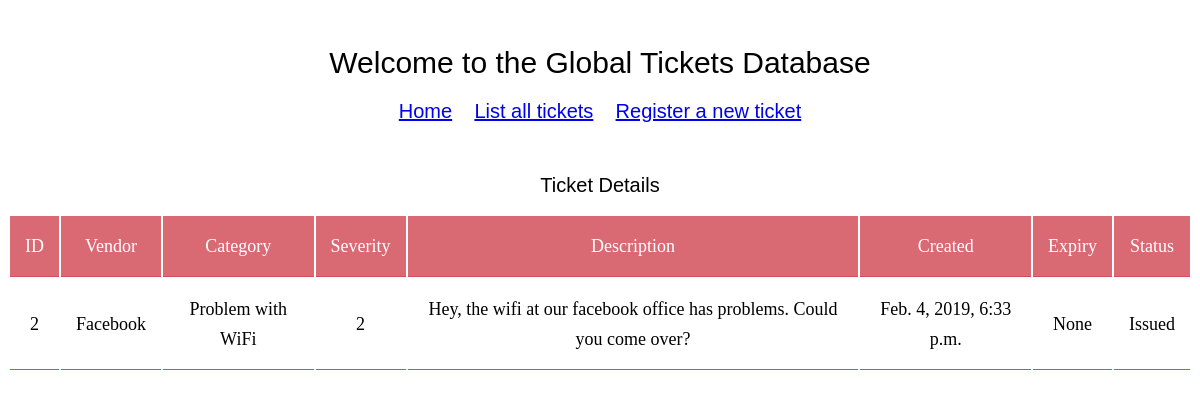
The page /support/2/detail/ on the database its author committed.
### support/models.py (models this page shows, shortened)
class Ticket(models.Model):
    SEVERITY_CHOICES = (
        (4, 1),  # severity 1 to be resolved in 4 hours
        (24, 2), # severity 2 to be resolved in 24 hours
        (72, 3), # severity 3 to be resolved in 72 hours / 3 days
        (168, 4), # severity 4 to be resolved in 168 hours / 7 days
        (720, 5), # severity 5 to be resolved in 720 hours / 30 days
        )
    STATUS_CHOICES = (
        ('Issued', 'Issued'), # ticket raised but not assigned
        ('In Process', 'In Process'), # ticket assigned
        ('Resolved', 'Resolved'), # ticket resolved
        ('Cancelled', 'Cancelled'),
    )
    vendor = models.ForeignKey(Vendor, on_delete=models.CASCADE)
    category = models.ForeignKey(Category, on_delete=models.CASCADE)
    severity = models.PositiveIntegerField(choices=SEVERITY_CHOICES)
    description = models.CharField(max_length=255)
    status = models.CharField(max_length=20, choices=STATUS_CHOICES, default='Issued')
    created_at = models.DateTimeField(auto_now_add=True)
    updated_at = models.DateTimeField(auto_now=True)
    expiry = models.DateTimeField(blank=True, null=True)

class Vendor(models.Model):
    vendor = models.CharField(max_length=25)
    def __str__(self):
        return self.vendor

class Category(models.Model):
    CATEGORY_CHOICES = (
        ('Website Down', 'Website Down'),
        ('Problem with WiFi', 'Problem with WiFi'),
        ('Server Down', 'Server Down'),
        ('Cannot Login', 'Cannot Login'),
        ('Critical Bug','Critical Bug'),
        ('Problem with Billing System','Problem with Billing System'),
    )
    category = models.CharField(max_length=50, choices=CATEGORY_CHOICES)
    class Meta:
        verbose_name_plural = "categories"
    def __str__(self):
        return self.category

### support/views.py (the view)
# urls.py: path('<int:pk>/detail/', views.DetailView.as_view(), name='detail'),
class DetailView(generic.DetailView):
    model = Ticket
    template_name = 'support/detail.html'

### support/templates/support/detail.html
{% extends "support/base.html" %}
{% block content %}
<h2>Ticket Details</h2>
<div style="overflow-x:auto;">
<table>
    <tr>
        <th>ID</th>
        <th>Vendor</th>
        <th>Category</th>
        <th>Severity</th>
        <th>Description</th>
        <th>Created</th>
        <th>Expiry</th>
        <th>Status</th>
    </tr>
    <tr>
        <td>{{ ticket.id }}</a></td>
        <td>{{ ticket.vendor }}</td>
        <td>{{ ticket.category }}</td>
        <td>{{ ticket.get_severity_display }}</td>
        <td>{{ ticket.description }}</td>
        <td>{{ ticket.created_at }}</td>
        <td>{{ ticket.expiry }}</td>
        <td>{{ ticket.status }}</td>
    </tr>
</table>
</div>
{% endblock %}

### support/static/support/style.css (style rules this page uses)
h2, label { font: 20px Consolas, sans-serif; text-align: center; }
table { align-content: center; margin-left: auto; margin-right: auto; table-layout: auto; }
tr, th, td { font: 18px/30px Consolas, serif; padding: 15px; text-align: center; border-bottom: 1px solid #d24f5a; }
th { background-color: #d96a73; color: white; }

### rows shown on the page
Ticket: id "2", vendor "Facebook", category "Problem with WiFi", severity "2", description "Hey, the wifi at our facebook office has problems. Could you come over?", created_at "Feb. 4, 2019, 6:33 p.m.", expiry "None", status "Issued"
